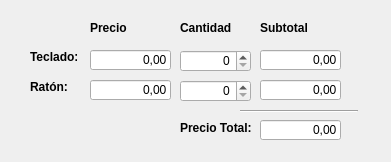
<?xml version="1.0" encoding="UTF-8"?>
<ui version="4.0">
 <class>frmPuntoVenta</class>
 <widget class="QDialog" name="frmPuntoVenta">
  <property name="geometry">
   <rect>
    <x>0</x>
    <y>0</y>
    <width>391</width>
    <height>162</height>
   </rect>
  </property>
  <property name="windowTitle">
   <string>Punto de Venta</string>
  </property>
  <widget class="QSpinBox" name="spbCantTeclado">
   <property name="geometry">
    <rect>
     <x>180</x>
     <y>50</y>
     <width>71</width>
     <height>22</height>
    </rect>
   </property>
   <property name="alignment">
    <set>Qt::AlignRight|Qt::AlignTrailing|Qt::AlignVCenter</set>
   </property>
   <property name="singleStep">
    <number>1</number>
   </property>
   <property name="value">
    <number>0</number>
   </property>
  </widget>
  <widget class="QSpinBox" name="sbpCantRaton">
   <property name="geometry">
    <rect>
     <x>180</x>
     <y>80</y>
     <width>71</width>
     <height>22</height>
    </rect>
   </property>
   <property name="alignment">
    <set>Qt::AlignRight|Qt::AlignTrailing|Qt::AlignVCenter</set>
   </property>
  </widget>
  <widget class="QLineEdit" name="txtSubtotalTeclado">
   <property name="geometry">
    <rect>
     <x>260</x>
     <y>50</y>
     <width>81</width>
     <height>20</height>
    </rect>
   </property>
   <property name="text">
    <string>0,00</string>
   </property>
   <property name="alignment">
    <set>Qt::AlignRight|Qt::AlignTrailing|Qt::AlignVCenter</set>
   </property>
   <property name="readOnly">
    <bool>true</bool>
   </property>
  </widget>
  <widget class="QLineEdit" name="txtSubTotalRaton">
   <property name="geometry">
    <rect>
     <x>260</x>
     <y>80</y>
     <width>81</width>
     <height>20</height>
    </rect>
   </property>
   <property name="text">
    <string>0,00</string>
   </property>
   <property name="alignment">
    <set>Qt::AlignRight|Qt::AlignTrailing|Qt::AlignVCenter</set>
   </property>
   <property name="readOnly">
    <bool>true</bool>
   </property>
  </widget>
  <widget class="QLineEdit" name="txtPrecioTeclado">
   <property name="geometry">
    <rect>
     <x>90</x>
     <y>50</y>
     <width>81</width>
     <height>20</height>
    </rect>
   </property>
   <property name="text">
    <string>0,00</string>
   </property>
   <property name="alignment">
    <set>Qt::AlignRight|Qt::AlignTrailing|Qt::AlignVCenter</set>
   </property>
  </widget>
  <widget class="QLineEdit" name="txtPrecioRaton">
   <property name="geometry">
    <rect>
     <x>90</x>
     <y>80</y>
     <width>81</width>
     <height>20</height>
    </rect>
   </property>
   <property name="text">
    <string>0,00</string>
   </property>
   <property name="alignment">
    <set>Qt::AlignRight|Qt::AlignTrailing|Qt::AlignVCenter</set>
   </property>
  </widget>
  <widget class="QLabel" name="lblPrecio">
   <property name="geometry">
    <rect>
     <x>90</x>
     <y>20</y>
     <width>41</width>
     <height>16</height>
    </rect>
   </property>
   <property name="font">
    <font>
     <weight>75</weight>
     <bold>true</bold>
    </font>
   </property>
   <property name="text">
    <string>Precio</string>
   </property>
  </widget>
  <widget class="QLabel" name="lblCantidad">
   <property name="geometry">
    <rect>
     <x>180</x>
     <y>20</y>
     <width>61</width>
     <height>16</height>
    </rect>
   </property>
   <property name="font">
    <font>
     <weight>75</weight>
     <bold>true</bold>
    </font>
   </property>
   <property name="text">
    <string>Cantidad</string>
   </property>
  </widget>
  <widget class="QLabel" name="lblSubtotal">
   <property name="geometry">
    <rect>
     <x>260</x>
     <y>20</y>
     <width>51</width>
     <height>16</height>
    </rect>
   </property>
   <property name="font">
    <font>
     <weight>75</weight>
     <bold>true</bold>
    </font>
   </property>
   <property name="text">
    <string>Subtotal</string>
   </property>
  </widget>
  <widget class="QLabel" name="lblTotal">
   <property name="geometry">
    <rect>
     <x>180</x>
     <y>120</y>
     <width>71</width>
     <height>16</height>
    </rect>
   </property>
   <property name="font">
    <font>
     <weight>75</weight>
     <bold>true</bold>
    </font>
   </property>
   <property name="text">
    <string>Precio Total:</string>
   </property>
  </widget>
  <widget class="QLineEdit" name="txtTotal">
   <property name="geometry">
    <rect>
     <x>260</x>
     <y>120</y>
     <width>81</width>
     <height>20</height>
    </rect>
   </property>
   <property name="text">
    <string>0,00</string>
   </property>
   <property name="alignment">
    <set>Qt::AlignRight|Qt::AlignTrailing|Qt::AlignVCenter</set>
   </property>
   <property name="readOnly">
    <bool>true</bool>
   </property>
  </widget>
  <widget class="Line" name="line">
   <property name="geometry">
    <rect>
     <x>240</x>
     <y>110</y>
     <width>118</width>
     <height>3</height>
    </rect>
   </property>
   <property name="orientation">
    <enum>Qt::Horizontal</enum>
   </property>
  </widget>
  <widget class="QLabel" name="lblTeclado">
   <property name="geometry">
    <rect>
     <x>30</x>
     <y>50</y>
     <width>47</width>
     <height>13</height>
    </rect>
   </property>
   <property name="font">
    <font>
     <weight>75</weight>
     <bold>true</bold>
    </font>
   </property>
   <property name="text">
    <string>Teclado:</string>
   </property>
  </widget>
  <widget class="QLabel" name="lblRaton">
   <property name="geometry">
    <rect>
     <x>30</x>
     <y>80</y>
     <width>47</width>
     <height>13</height>
    </rect>
   </property>
   <property name="font">
    <font>
     <weight>75</weight>
     <bold>true</bold>
    </font>
   </property>
   <property name="text">
    <string>Ratón:</string>
   </property>
  </widget>
 </widget>
 <resources/>
 <connections/>
</ui>
